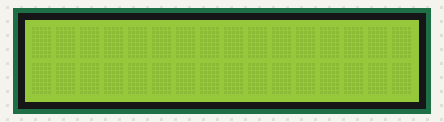
A sketch run on a simulated Arduino Uno, built with avr-gcc and run on an emulated ATmega328P. On the bench: 16×2 character LCD.

Above: at 0.1 s.
At 5.2 s:
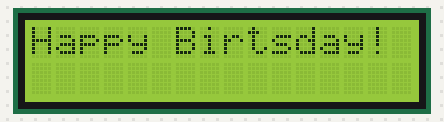
At 10.2 s:
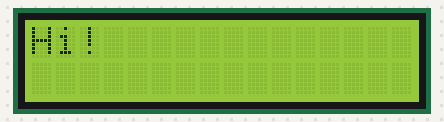

Measured:
- by itself, everything shown: repeats every 10.0 s, in 3 steps
- what the display in image 1 shows lasts 5.0 s, from 5.1 s to 10.1 s

The sketch:

LCD.ino
```cpp
#include <Wire.h>
#include <LiquidCrystal_I2C.h>
LiquidCrystal_I2C lcd(0x3F,16,2);   // Устанавливаем дисплей
int a = 0;
int a1 = 0;
int b = 0;
int b1 = 0;
int c = 0;
int c1 = 0;

void setup()
{
  lcd.init();
  lcd.backlight();// Включаем подсветку дисплея
  lcd.setCursor(0,0);
  lcd.print("Hello World");
  lcd.setCursor(0,0);
  lcd.print("                ");
  Serial.begin(9600);
}
void loop()
{
    lcd.print("Hi!");
    delay(5000);
    lcd.setCursor(0,0);
    lcd.print("                ");
    lcd.setCursor(0,0);
    lcd.print("Happy Birtsday!");
    delay(5000);
    lcd.setCursor(0,0);
    lcd.print("                ");
    lcd.setCursor(0,0);
}
  /*CALC();
  if (c1!=c)
  {
    lcd.setCursor(0,0);
    lcd.print("                ");
  }
  c1=c;
  lcd.setCursor(0,0);
  if (a1 == -3)
  {
  lcd.print(a);
  lcd.print(" - ");
  lcd.print(b);
  lcd.print(" = ");
  lcd.print(c);
  }
  if (a1 == -5)
  {
  lcd.print(a);
  lcd.print(" + ");
  lcd.print(b);
  lcd.print(" = ");
  lcd.print(c);
  }
  if (a1 == -6)
  {
  lcd.print(a);
  lcd.print(" * ");
  lcd.print(b);
  lcd.print(" = ");
  lcd.print(c);
  }
  if (a1 == -1)
  {
  lcd.print(a);
  lcd.print(" / ");
  lcd.print(b);
  lcd.print(" = ");
  lcd.print(c);
  }
}

void CALC()
{
  a=0;
  b=0;
  a1 = 0;
  b1 = 0;
  while ((a1!=-5)&&(a1!=-3)&&(a1!=-6)&&(a1!=-1))
  {
    if (Serial.available() > 0) {
      a1 = 0;
        a1 = Serial.read() - 48;
        if ((a1!=-5)&&(a1!=-3)&&(a1!=-6)&&(a1!=-1)){
        a = a*10 + a1;
        }
    }
  }
  while (b1!=13)
  {
    if (Serial.available() > 0) {
      b1 = 0;
        b1 = Serial.read()-48;
        if (b1 != 13){
        b = b*10 + b1;
        }
    }
  }
  if (a1 == -3)
  {
        c = a - b;
        delay(1000);
  }
  if (a1 == -5)
  {
        c = a + b;
        delay(1000);
  }
  if (a1 == -6)
  {
        c = a * b;
        delay(1000);
  }
  if (a1 == -1)
  {
        c = a / b;
        delay(1000);
  }
}*/
```
